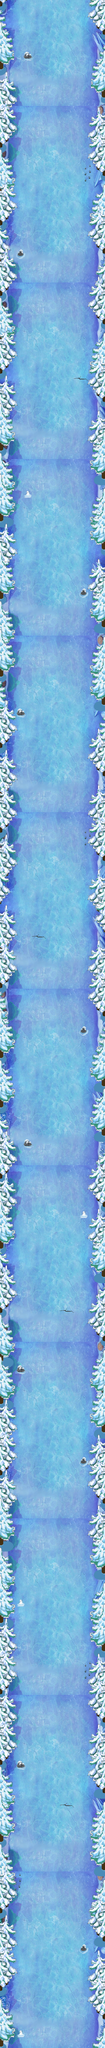

A 2D game scene composited from a Tiled map and its tileset images. What follows is a short description and the map's XML, with each tile layer's data collapsed to a summary:
An orthogonal 15x290 tile map with 32x32 px tiles, 4 tile layers (Background, Background1, Decorate1, Decorate2), 2 tilesets and 235 objects (9x 3, 2x 1, 2, 4, 5, ...).

<map version="1.0" orientation="orthogonal" width="15" height="290" tilewidth="32" tileheight="32">
 <tileset firstgid="1" name="xue" tilewidth="32" tileheight="32">
  <image source="xue.jpg" width="480" height="800" />
 </tileset>
 <tileset firstgid="376" name="xued_s" tilewidth="32" tileheight="32">
  <image source="xued_s.png" width="416" height="224" />
 </tileset>
 <layer name="Background" width="15" height="290">
  <data>[4350 cells, 4350 non-empty, 375 distinct tile ids]</data>
 </layer>
 <layer name="Background1" width="15" height="290">
  <data>[4350 cells, 232 non-empty, 28 distinct tile ids]</data>
 </layer>
 <objectgroup name="Objects" width="15" height="290">
  <object name="1" x="79" y="9251" width="282" height="20" />
  <object name="2" x="113" y="8454" width="281" height="20" />
  <object name="3" x="106" y="7652" width="244" height="19" />
  <object name="4" x="106" y="6852" width="244" height="19" />
  <object name="5" x="108" y="6051" width="244" height="19" />
  <object name="6" x="146" y="5250" width="244" height="19" />
  <object name="7" x="120" y="4454" width="244" height="19" />
  <object name="8" x="109" y="3654" width="244" height="19" />
  <object name="9" x="125" y="2849" width="244" height="19" />
  <object name="10" x="111" y="2056" width="244" height="19" />
  <object name="11" x="119" y="1252" width="244" height="19" />
  <object name="12" x="117" y="643" width="244" height="19" />
 </objectgroup>
 <objectgroup name="Enemys" width="15" height="290">
  <object x="101" y="5971">
   <properties>
    <property name="random" value="10,11,13,14" />
   </properties>
  </object>
  <object x="136" y="5967">
   <properties>
    <property name="random" value="10,11,13,14" />
   </properties>
  </object>
  <object x="170" y="5970">
   <properties>
    <property name="random" value="10,11,13,14" />
   </properties>
  </object>
  <object x="167" y="3802">
   <properties>
    <property name="random" value="10,11,13,14" />
   </properties>
  </object>
  <object x="128" y="3796">
   <properties>
    <property name="random" value="10,11,13,14" />
   </properties>
  </object>
  <object x="198" y="3780">
   <properties>
    <property name="random" value="10,11,13,14" />
   </properties>
  </object>
  <object x="393" y="1953">
   <properties>
    <property name="random" value="10,11,13,14" />
   </properties>
  </object>
  <object x="365" y="1973">
   <properties>
    <property name="random" value="10,11,13,14" />
   </properties>
  </object>
  <object x="338" y="1950">
   <properties>
    <property name="random" value="10,11,13,14" />
   </properties>
  </object>
  <object x="142" y="6677">
   <properties>
    <property name="random" value="37,38,37" />
   </properties>
  </object>
  <object name="3" x="122" y="6637">
   <properties>
    <property name="random" value="42" />
   </properties>
  </object>
  <object name="3" x="366" y="6187">
   <properties>
    <property name="random" value="42" />
   </properties>
  </object>
  <object x="202" y="4418">
   <properties>
    <property name="delay" value="10" />
    <property name="random" value="29" />
   </properties>
  </object>
  <object x="111" y="6352">
   <properties>
    <property name="delay" value="10" />
    <property name="random" value="29" />
   </properties>
  </object>
  <object x="103" y="6679">
   <properties>
    <property name="random" value="37,38,37" />
   </properties>
  </object>
  <object x="325" y="6227">
   <properties>
    <property name="random" value="37,38,37" />
   </properties>
  </object>
  <object x="362" y="6226">
   <properties>
    <property name="random" value="37,38,37" />
   </properties>
  </object>
  <object x="396" y="6226">
   <properties>
    <property name="random" value="37,38,37" />
   </properties>
  </object>
  <object x="377" y="4620">
   <properties>
    <property name="random" value="37,38,37" />
   </properties>
  </object>
  <object x="411" y="4619">
   <properties>
    <property name="random" value="37,38,37" />
   </properties>
  </object>
  <object x="92" y="1996">
   <properties>
    <property name="random" value="37,38,37" />
   </properties>
  </object>
  <object x="129" y="1996">
   <properties>
    <property name="random" value="37,38,37" />
   </properties>
  </object>
  <object x="117" y="5073">
   <properties>
    <property name="random" value="37,38,37" />
   </properties>
  </object>
  <object x="160" y="5072">
   <properties>
    <property name="random" value="37,38,37" />
   </properties>
  </object>
  <object x="78" y="5075">
   <properties>
    <property name="random" value="37,38,37" />
   </properties>
  </object>
  <object x="161" y="4728">
   <properties>
    <property name="random" value="10,11,13,14" />
   </properties>
  </object>
  <object x="196" y="4729">
   <properties>
    <property name="random" value="10,11,13,14" />
   </properties>
  </object>
  <object x="234" y="4728">
   <properties>
    <property name="random" value="10,11,13,14" />
   </properties>
  </object>
  <object x="399" y="4158">
   <properties>
    <property name="random" value="10,11,13,14" />
   </properties>
  </object>
  <object name="1" x="393" y="4578">
   <properties>
    <property name="random" value="12" />
   </properties>
  </object>
  <object x="309" y="3613">
   <properties>
    <property name="random" value="37,38,37" />
   </properties>
  </object>
  <object x="347" y="3615">
   <properties>
    <property name="random" value="37,38,37" />
   </properties>
  </object>
  <object x="382" y="3615">
   <properties>
    <property name="random" value="37,38,37" />
   </properties>
  </object>
  <object x="208" y="2988">
   <properties>
    <property name="delay" value="10" />
    <property name="random" value="29" />
   </properties>
  </object>
  <object x="181" y="2612">
   <properties>
    <property name="random" value="12" />
   </properties>
  </object>
  <object x="317" y="5583">
   <properties>
    <property name="random" value="37,38,37" />
   </properties>
  </object>
  <object x="354" y="5583">
   <properties>
    <property name="random" value="37,38,37" />
   </properties>
  </object>
  <object x="125" y="7012">
   <properties>
    <property name="random" value="34,40" />
   </properties>
  </object>
  <object x="314" y="5219">
   <properties>
    <property name="random" value="10,11,13,14" />
   </properties>
  </object>
  <object x="353" y="5221">
   <properties>
    <property name="random" value="10,11,13,14" />
   </properties>
  </object>
  <object x="384" y="5221">
   <properties>
    <property name="random" value="10,11,13,14" />
   </properties>
  </object>
  <object name="3" x="120" y="5030">
   <properties>
    <property name="random" value="42" />
   </properties>
  </object>
  <object x="196" y="2643">
   <properties>
    <property name="random" value="37,38,37" />
   </properties>
  </object>
  <object x="162" y="2644">
   <properties>
    <property name="random" value="37,38,37" />
   </properties>
  </object>
  <object x="242" y="8267">
   <properties>
    <property name="random" value="41" />
   </properties>
  </object>
  <object x="132" y="8148">
   <properties>
    <property name="random" value="10,11,13,14" />
   </properties>
  </object>
  </objectgroup>
 <layer name="Decorate1" width="15" height="290">
  <data>[4350 cells, 1027 non-empty, 42 distinct tile ids]</data>
 </layer>
 <layer name="Decorate2" width="15" height="290">
  <data>[4350 cells, 1154 non-empty, 42 distinct tile ids]</data>
 </layer>
</map>
<!-- 177 of 235 objects omitted -->
